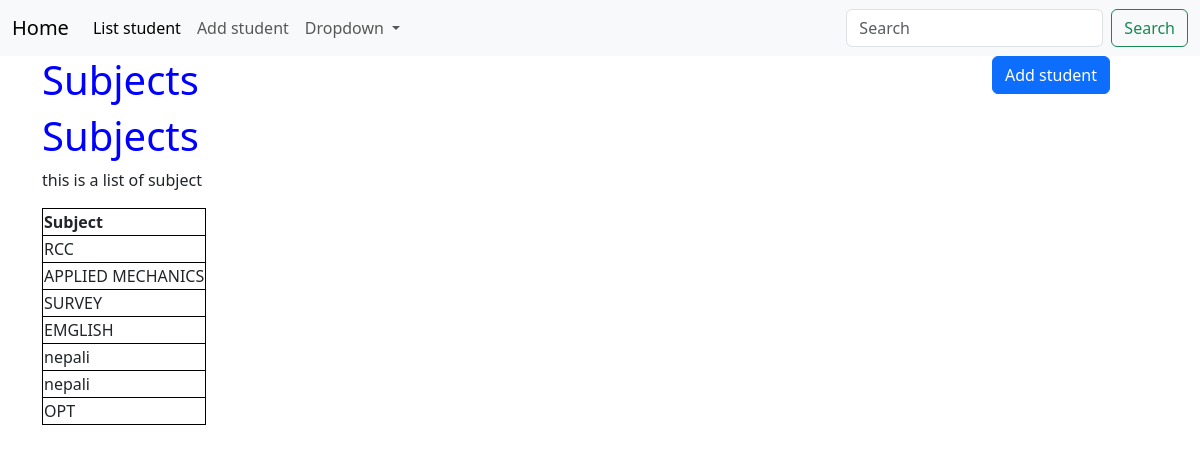
/subject/, run on the app's committed database.
### students/models.py (models this page shows, shortened)
class Subject(models.Model):
    name = models.CharField(max_length=100)

### students/views.py (the view)
# urls.py: path("subject/",list_subject,name="list_subject"),
def list_subject(request):
    subject=Subject.objects.all()
    context={
            "header":"Subjects",
            "paragraph":"this is a list of subject",
            'subject':subject,
        }
    return render(request,"students/list_subject.html",context)

### students/templates/students/list_subject.html (shortened to what this page needs)
{% extends 'students/base.html' %}
{% block content %}
    <h1>{{header}}</h1>
    <p>{{paragraph}}</p>
    <table>
        <tr>
            <th>Subject</th>
        </tr>
        {% for std in subject %}
        <tr>
            <td>{{std.name}}</td>
        </tr>
        {% endfor %}
    </table>
{% endblock %}

### students/static/students/style.css (style rules this page uses)
h1 { color: blue; }

### students/templates/students/list_subject.html (style rules this page uses)
table, th, td { border: 1px solid black; border-collapse: collapse; }

### data on the page
Subject: name "RCC"
Subject: name "APPLIED MECHANICS"
Subject: name "SURVEY"
Subject: name "EMGLISH"
Subject: name "nepali"
Subject: name "nepali"
Subject: name "OPT"

### other printed values
{{ header }} "Subjects"
{{ paragraph }} "this is a list of subject"
